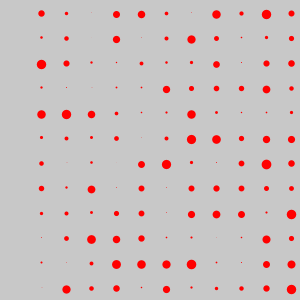
Frame 1 (no input)
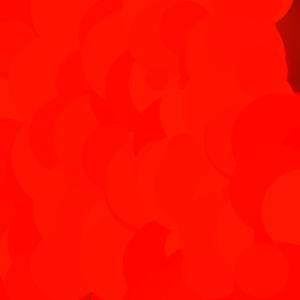
Frame 60 (the mouse pressed at the canvas centre just before this capture)
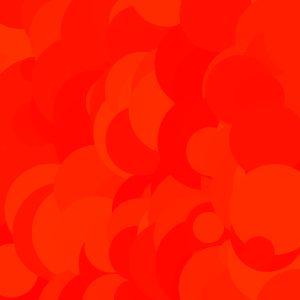
Frame 120 (the mouse held since frame 60 and released just before this capture)

The Processing sketch that drew these frames (run headless with seeded random() and noise(); from frame 60 on, the mouse is pressed at the canvas centre):

// Processing sketch: init_06_background
// ── init_06_background.pde
/**
La Voie du Code : rotation
@see https://github.com/StanLepunK/La-Voie-du-Code
2019_2_12
*/
int colonne = 12;
int ligne = 12;
Animator [] ani = new Animator[colonne *ligne];
void setup() {
  size(300,300);
  colorMode(HSB,360,100,100);
  for(int i = 0 ; i < ani.length ; i++) {
    ani[i] = new Animator();
    ani[i].set_vitesse(random(1)*.1);
    ani[i].set_radius(30);
  }
}

void draw() {
  mon_background(0,5); 
  
  int cell_x = width/colonne;
  int cell_y = height/ligne;
  int offset_x = cell_x /2;
  int offset_y = cell_y /2;
  int count = 0;
  for(int i = 0; i < colonne ; i++) {
    for(int j = 0 ; j < ligne ; j++) {  
      int x = i * cell_x +offset_x;
      int y = j * cell_y +offset_y;
      ani[count].update();
      ani[count].aspect(width/3);
      ani[count].show(x,y);
      count++;
    }
  }
}

class Animator {
  float dir;
  float vit;
  float rad;

  Animator() {}

  void set_vitesse(float vit) {
    this.vit = vit;
  }

  void set_radius(float rad) {
    this.rad = rad;
  }

  void update() {
    dir += vit;
  }


  void aspect(int max_epaisseur) {
    float hue = (frameCount*vit)%g.colorModeX; // ici c'est égale à 360, définit avec colorMode dans le setup;
    float saturation = 100;
    float brightness = 100;
    int c = color(hue,saturation,brightness);

    float epaisseur = abs(sin(frameCount *vit) *max_epaisseur);
    stroke(c);
    strokeWeight(epaisseur);
  }

  void show(int x, int y) {
    float px = cos(dir);
    float py = sin(dir);
    PVector pos  = new PVector(px,py);
    pos.mult(rad);
    push();
    translate(x,y);
    point(pos.x,pos.y);
    pop();
  }
}



void mon_background(int c, int alpha) {
  noStroke();
  fill(c,alpha);
  rect(0,0,width,height);
}
